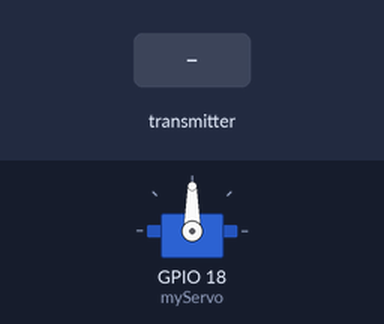
Bench run of a sketch on a simulated ESP32. On the bench: servo. The test bench sets the inputs (shaded band). What the sketch prints to the serial monitor is not drawn.

Above: at 2.2 s.
2.3 s: the transmitter starts sending x = 0
At 3.2 s:
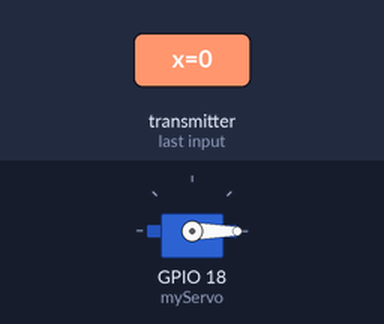
3.8 s: the transmitter starts sending x = 1024
At 4.3 s:
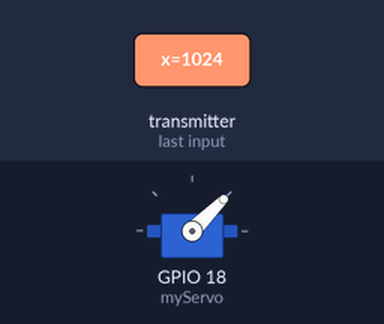
5.3 s: the transmitter starts sending x = 4095
At 6.5 s:
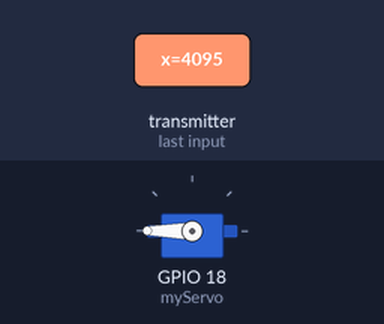
6.8 s: the transmitter starts sending x = 2048
At 7.8 s:
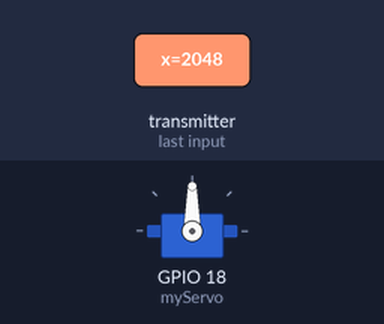
Timing chart, 0 to 9.3 s (numbered marks = the images above; inputs shaded):
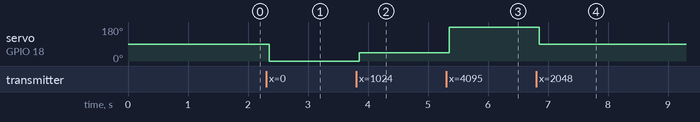

Measured:
- after the input at 2.3 s, servo on GPIO 18 (myServo): 90° → 0° after 0.05 s
- after the input at 3.8 s, servo on GPIO 18 (myServo): 0° → 45° after 0.05 s
- after the input at 5.3 s, servo on GPIO 18 (myServo): 45° → 180° after 0.05 s
- after the input at 6.8 s, servo on GPIO 18 (myServo): 180° → 90° after 0.05 s

The sketch:

test_3_servo_esp.ino
```cpp
#include <esp_now.h>
#include <WiFi.h>
#include <ESP32Servo.h>
#include "soc/soc.h"
#include "soc/rtc_cntl_reg.h"

Servo myServo;

struct JoystickData {
  int x;
  int y;
};

void onDataReceive(const esp_now_recv_info_t *info, const uint8_t *data, int len) {
  JoystickData joystick;
  memcpy(&joystick, data, sizeof(joystick));

  int angle = map(joystick.x, 0, 4095, 0, 180);
  myServo.write(angle);

  Serial.print("X: "); Serial.print(joystick.x);
  Serial.print(" → Angle: "); Serial.println(angle);
}

void setup() {
  WRITE_PERI_REG(RTC_CNTL_BROWN_OUT_REG, 0);
  Serial.begin(115200);
  delay(1000);

  myServo.attach(18, 500, 2400);

  WiFi.mode(WIFI_STA);
  if (esp_now_init() != ESP_OK) {
    Serial.println("ESP-NOW init failed");
    return;
  }

  esp_now_register_recv_cb(onDataReceive);
  Serial.println("Servo receiver ready!");
}

void loop() {}
```
